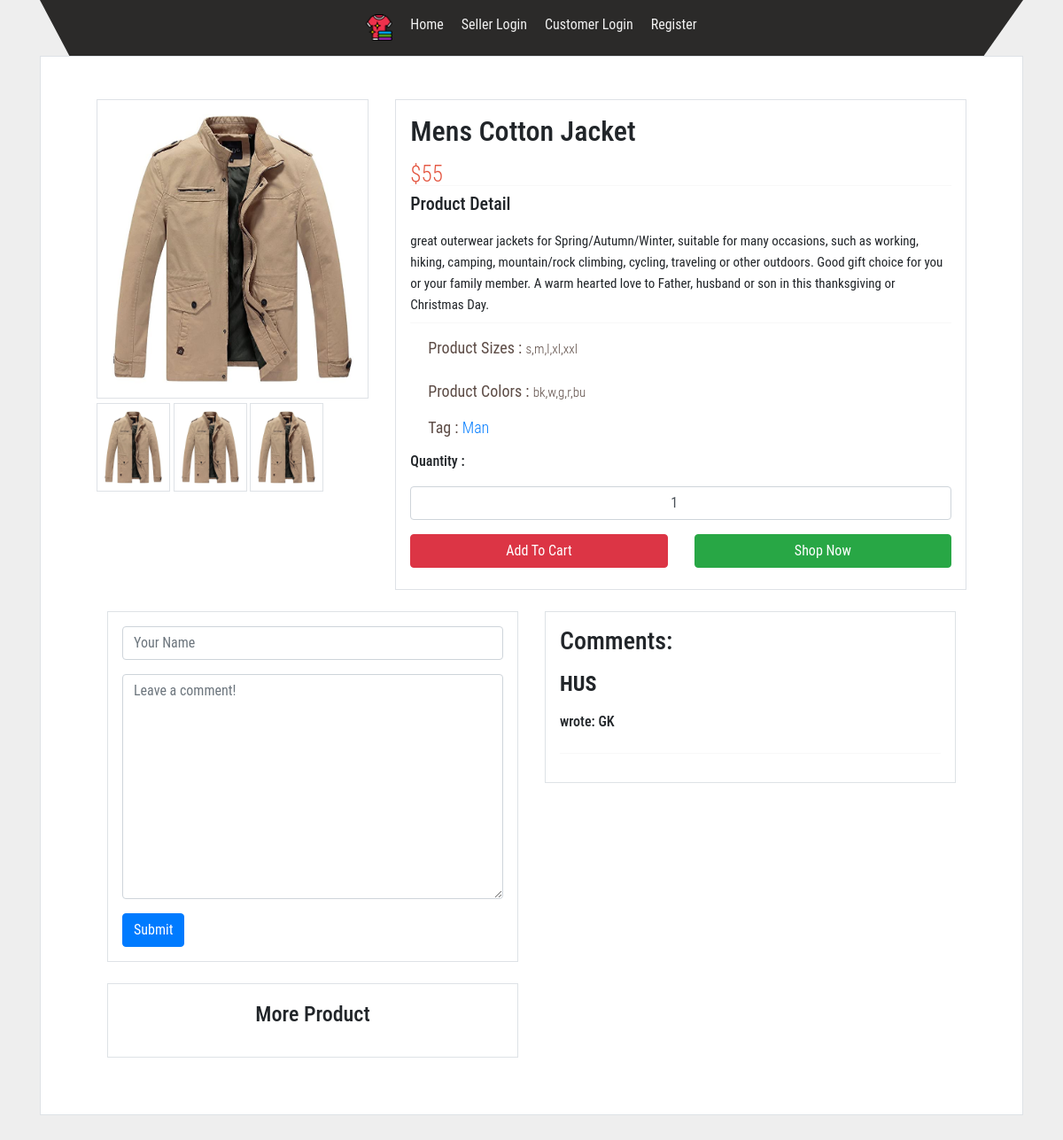
The page /detail/29 on the database its author committed.
### products/models.py (models this page shows, shortened)
class Product(models.Model):
    user = models.ForeignKey(User, related_name="product", on_delete=models.DO_NOTHING)
    name = models.CharField(max_length=40)
    picture = models.ImageField(upload_to='photo/', blank=True, null=True)
    price = models.PositiveIntegerField()
    description=models.TextField(verbose_name=("Description"))
    DiscountPrice = models.DecimalField(max_digits=5,blank=True, null=True  , decimal_places=2 , verbose_name=("Discount Price"))
    Cost = models.DecimalField(max_digits=5 ,blank=True, null=True, decimal_places=2 , verbose_name=("Cost"))
    size = [
        ('s','small'),
        ('m','medium'),
        ('l', 'larg'),
        ('xl', 'x_larg'),
        ('xxl', 'xx_larg')
    ]
    sizes = ListCharField(
        base_field=models.CharField(max_length=10, choices=size),
        size=5,
        max_length=(5 * 11),  # 6 * 10 character nominals, plus commas
    )
    color = [
        ('w', 'white'),
        ('g', 'green'),
        ('r', 'red'),
        ('bu', 'blue'),
        ('bk', 'black'),
    ]
    colors = ListCharField(
        base_field=models.CharField(max_length=10, choices=color),
        size=6,
        max_length=(6 * 11),  # 6 * 10 character nominals, plus commas
    )
    categories = models.ManyToManyField('Category',blank=True, null=True,
     related_name='category')
    created_at = models.DateTimeField(auto_now_add=True)

class Category(models.Model):
    name = models.CharField(max_length=20)

class Feedback(models.Model):
    name=models.CharField(max_length=40)
    feedback=models.TextField()
    date= models.DateTimeField(auto_now_add=True,null=True)
    products_feed = models.ForeignKey('Product', on_delete=models.CASCADE)

### products/views.py (the view, shortened to what this page needs)
# urls.py: path("detail/<int:pk>",views.blog_detail,name = "products-detail"),
def blog_detail(request, pk):
    product = Product.objects.get(pk=pk)
    form = CommentForm()
    comments = Feedback.objects.filter(products_feed=product)
    recently_viewed_products = None
    if 'recently_viewed' in request.session:
        if pk in request.session['recently_viewed']:
            request.session['recently_viewed'].remove(pk)
        products = Product.objects.filter(
            pk__in=request.session['recently_viewed'])
        recently_viewed_products = sorted(products,
                                          key=lambda x: request.session['recently_viewed'].index(
                                              x.id)
                                          )
        request.session['recently_viewed'].insert(0, pk)
        if len(request.session['recently_viewed']) > 4:
            request.session['recently_viewed'].pop()
    else:
        request.session['recently_viewed'] = [pk]
    request.session.modified = True
    context = {
        "product": product,
        "comments": comments,
        "form": form,
        'recently_viewed_products': recently_viewed_products,
    }
    return render(request, "products/detail.html", context)

### products/forms.py
class CommentForm(forms.Form):
    name = forms.CharField(
        max_length=60,
        widget=forms.TextInput(attrs={
            "class": "form-control",
            "placeholder": "Your Name"
        })
    )
    feedback = forms.CharField(widget=forms.Textarea(
        attrs={
            "class": "form-control",
            "placeholder": "Leave a comment!"
        })
    )

### products/templates/products/detail.html (shortened to what this page needs)
{% extends 'basic.html' %}
{% load static %}
{% block body %}
{% block content %}
<section class="vh-100">
    <div class="fashion_section">
        <div class="container h-100">
            <div class="col-lg-12 border p-5 main-section bg-white">
                <div class="row m-0">
                    <div class="col-lg-4 left-side-product-box pb-3">
                        <img src="{{product.picture.url}}" class="border p-3">
                        <span class="sub-img">
                            <img src="{{product.picture.url}}" class="border p-2">
                            <img src="{{product.picture.url}}" class="border p-2">
                            <img src="{{product.picture.url}}" class="border p-2">
                        </span>
                    </div>
                    <div class="col-lg-8">
                        <div class="right-side-pro-detail border p-3 m-0">
                            <div class="row">
                                <div class="col-lg-12">
                                    <h2>{{ product.name }}</h2>
                                </div>
                                <div class="col-lg-12">
                                    <p class="m-0 p-0 price-pro">${{product.price}}</p>
                                    <hr class="p-0 m-0">
                                </div>
                                <div class="col-lg-12 pt-2">
                                    <h5>Product Detail</h5>
                                    <span>{{product.description}}</span>
                                    <hr class="m-0 pt-2 mt-2">
                                </div>
                                <div class="col-lg-12 pt-2">
                                    <p class="tag-section"><strong>Product Sizes : </strong>
                                        <span>{{product.sizes}}</span>
                                    </p>
                                </div>
                                <div class="col-lg-12 pt-2">
                                    <p class="tag-section"><strong>Product Colors : </strong>
                                        <span>{{product.colors}}</span>
                                    </p>
                                </div>
                                <div class="col-lg-12">
                                    <p class="tag-section"><strong>Tag : </strong>
                                        {% for category in product.categories.all %}
                                        <a href="{% url 'blog_category_seller' category.name %}">
                                            {{ category.name }}
                                        </a>
                                        {% endfor %}
                                    </p>
                                </div>
                                <div class="col-lg-12">
                                    <h6>Quantity :</h6>
                                    <input type="number" class="form-control text-center w-100" value="1">
                                </div>
                                <div class="col-lg-12 mt-3">
                                    <div class="row">
                                        <div class="col-lg-6 pb-2">
                                            <a href="{% url 'add-to-cart_customer' product.id  %}" class="btn btn-danger w-100">Add To Cart</a>
                                        </div>
                                        <div class="col-lg-6">
                                            <a href="/dashboard/" class="btn btn-success w-100">Shop Now</a>
                                        </div>
                                    </div>
                                </div>
                            </div>
                        </div>
                    </div>
                </div><br>
                <div class="row m-0">
                    <div class="row m-0">
                        <div class="col-lg-6 left-side-product-box pb-3">
                            <div class="right-side-pro-detail border p-3 m-0">
                                <form method="post" enctype="multipart/form-data">
                                    <div class="form-group">
                                        {{ form.name }}
                                    </div>
                                    <div class="form-group">
                                        {{ form.feedback }}
                                    </div>
                                    <button type="submit" class="btn btn-primary">Submit</button>
                                </form>
                            </div><br>
                                <div class="right-side-pro-detail border p-3 m-0">
                                    <div class="row">
                                        <div class="col-lg-12 text-center pt-1">
                                            <h4>More Product</h4>
                                        </div>
                                    </div>
                                </div>
                        </div>
                        <div class="col-lg-6">
                            <div class="right-side-pro-detail border p-3 m-0">
                                <h3>Comments:</h3>
                                {% for comment in comments %}
                                <h4>
                                    <b>{{ comment.name }}</b>
                                </h4>
                                <h6> wrote: {{ comment.feedback }}</h6>
                                <hr>
                                {% endfor %}
                            </div>
                        </div>
                    </div>
                </div>
            </div>
</section>
{% endblock %}
{% endblock %}

### products/templates/basic.html (shortened to what this page needs)
<!doctype html>
<html lang="en">
<head>
  {% load static %}
  <link rel="stylesheet" type="text/css" href="{% static 'products/css/style.css' %}">
  <link href="https://cdn.jsdelivr.net/npm/bootstrap@5.3.0-alpha1/dist/css/bootstrap.min.css" rel="stylesheet"
>
  <link rel="stylesheet" type="text/css" href="{% static 'products/css/bootstrap.min.css' %}">
  <link rel="stylesheet" href="{% static 'products/css/responsive.css' %}">
  <link rel="stylesheet" href="{% static 'products/css/jquery.mCustomScrollbar.min.css' %}">
  <link rel="stylesheet" href="https://netdna.bootstrapcdn.com/font-awesome/4.0.3/css/font-awesome.css">
  <link rel="stylesheet" type="text/css"
    href="https://stackpath.bootstrapcdn.com/font-awesome/4.7.0/css/font-awesome.min.css">
  <link rel="stylesheet" href="{% static 'products/css/owl.carousel.min.css' %}">
  <link rel="stylesheet" href="https://cdnjs.cloudflare.com/ajax/libs/fancybox/2.1.5/jquery.fancybox.min.css"
    media="screen">
</head>
<body style="background-color: #eee;">
  <div class="container">
    <div class="header_section_top">
      <div class="row">
        <div class="col-sm-12">
          <div class="custom_menu">
            <ul>
              <li ><a href="/dashboard/"><img style="height:30px;" src="/media/a/laundry.png"></a></li>
              <li><a href="/dashboard/">Home</a></li>
              <li><a href="/seller_login/">Seller Login</a></li>
              <li><a href="/Customer_login/">Customer Login</a></li>
              <li><a href="/user_registration/">Register</a></li>
            </ul>
          </div>
        </div>
      </div>
    </div>
  </div>
  {% block body %}
  {% endblock %}
</body>
</html>

### static/products/css/style.css (style rules this page uses)
* { box-sizing: border-box !important; transition: ease all 0.5s; }
html { scroll-behavior: smooth; overflow-x: hidden; }
body { color: #666666; font-size: 14px; line-height: 1.80857; font-weight: normal; overflow-x: hidden; font-family: 'Poppins', sans-serif; }
a { color: #1f1f1f; text-decoration: none !important; outline: none !important; -webkit-transition: all .3s ease-in-out; -moz-transition: all .3s ease-in-out; -ms-transition: all .3s ease-in-out; -o-transition: all .3s ease-in-out; transition: all .3s ease-in-out; }
h1, h2, h3, h4, h5, h6 { letter-spacing: 0; font-weight: normal; position: relative; padding: 0 0 10px 0; font-weight: normal; line-height: normal; color: #111111; margin: 0 }
h2 { font-size: 22px }
h3 { font-size: 18px }
h4 { font-size: 16px }
h5 { font-size: 14px }
h6 { font-size: 13px }
*, *::after, *::before { -webkit-box-sizing: border-box; -moz-box-sizing: border-box; box-sizing: border-box; }
ul, li, ol { margin: 0px; padding: 0px; list-style: none; }
p { margin: 20px; font-weight: 300; font-size: 15px; line-height: 24px; }
a { color: #222222; text-decoration: none; outline: none !important; }
a, .btn { text-decoration: none !important; outline: none !important; -webkit-transition: all .3s ease-in-out; -moz-transition: all .3s ease-in-out; -ms-transition: all .3s ease-in-out; -o-transition: all .3s ease-in-out; transition: all .3s ease-in-out; }
img { max-width: 100%; height: auto; }
button { border: 0; margin: 0; padding: 0; cursor: pointer; }
.header_section_top { width: 100%; float: left; background-color: #2b2a29; clip-path: polygon(0 0, 100% 0, 96% 100%, 3% 100%); height: auto; padding: 10px 0px; }
.custom_menu { width: 100%; margin: 0 auto; text-align: center; }
.custom_menu ul { margin: 0px; padding: 0px; display: inline-block; }
.custom_menu li { float: left; font-size: 16px; color: #f1f1f1; padding: 6px 10px 0px 10px; }
.custom_menu li a { color: #f1f1f1; }
.fashion_section { width: 100%; float: left; padding-bottom: 150px; }

### static/products/css/icomoon.css (style rules this page uses)
body { background: #fff; }

### products/templates/products/detail.html (style rules this page uses)
body { font-family: 'Roboto Condensed', sans-serif; background-color: #eee }
.left-side-product-box img { width: 100%; }
.left-side-product-box .sub-img img { margin-top: 5px; width: 83px; height: 100px; }
.right-side-pro-detail span { font-size: 15px; }
.right-side-pro-detail p { font-size: 25px; color: #a1a1a1; }
.right-side-pro-detail .price-pro { color: #E45641; }
.right-side-pro-detail .tag-section { font-size: 18px; color: #5D4C46; }

### rows shown on the page
Product: picture (picture), name "Mens Cotton Jacket", price "55", description "great outerwear jackets for Spring/Autumn/Winter, suitable for many occasions, such as working, hiking, camping, mountain/rock climbing, cycling, traveling or other outdoors. Good gift choice for you or your family member. A warm hearted love to Father, husband or son in this thanksgiving or Christmas Day.", sizes "s,m,l,xl,xxl", colors "bk,w,g,r,bu"
Category: name "Man"
Feedback: name "HUS", feedback "GK"
